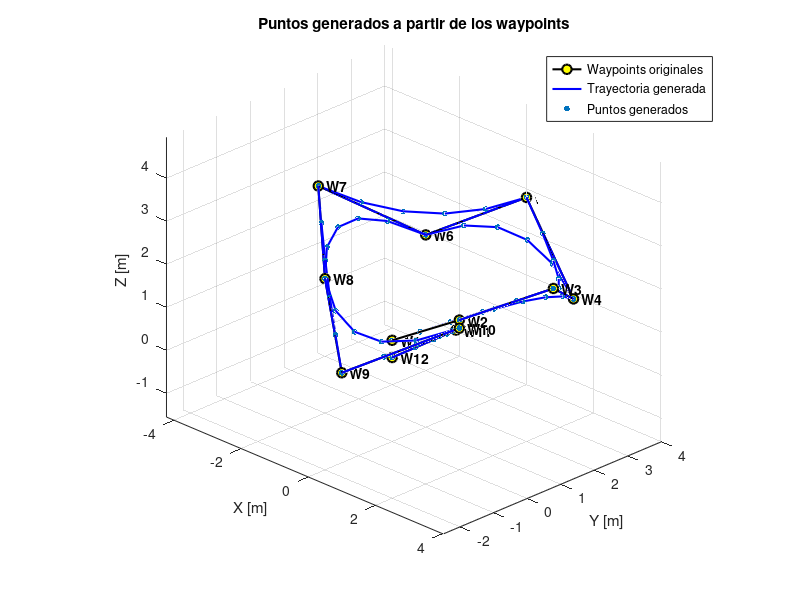

This figure's MATLAB source:
clear; close all; clc;

waypoints = [
    0.0   0.0   0.8
    1.5   0.5   1.6
    3.0   1.8   2.4
    2.0   3.4   1.3
    0.0   4.0   2.8
   -2.0   3.0   1.6
   -3.2   1.0   3.0
   -1.2  -0.8   2.1
    1.0  -2.5   1.2
    3.0  -1.0   2.4
    1.5   0.4   1.4
    0.0   0.0   0.4
];

path = [];
step = 0.2;

for i = 1:1:size(waypoints,1)-2

    p0 = waypoints(i,:);
    p1 = waypoints(i+1,:);
    p2 = waypoints(i+2,:);

    for t = 0:step:1
        point = (1-t)^2*p0 + 2*(1-t)*t*p1 + t^2*p2;
        path = [path; point];
    end

end

figure;
hold on; grid on; axis equal;

plot3(waypoints(:,1), waypoints(:,2), waypoints(:,3), 'ko-', 'LineWidth', 1.5, 'MarkerSize', 7, 'MarkerFaceColor', 'y');
plot3(path(:,1), path(:,2), path(:,3), 'b-', 'LineWidth', 1.5);
scatter3(path(:,1), path(:,2), path(:,3), 18, 'filled');

xlabel('X [m]');
ylabel('Y [m]');
zlabel('Z [m]');
title('Puntos generados a partir de los waypoints');
legend('Waypoints originales', 'Trayectoria generada', 'Puntos generados', 'Location', 'best');
view(45, 25);

for i = 1:size(waypoints,1)
    text(waypoints(i,1), waypoints(i,2), waypoints(i,3), sprintf('  W%d', i), 'FontSize', 10, 'FontWeight', 'bold');
end
